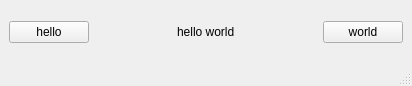
<?xml version="1.0" encoding="UTF-8"?>
<ui version="4.0">
 <class>qttest3</class>
 <widget class="QMainWindow" name="qttest3">
  <property name="geometry">
   <rect>
    <x>0</x>
    <y>0</y>
    <width>412</width>
    <height>86</height>
   </rect>
  </property>
  <property name="windowTitle">
   <string>qttest3</string>
  </property>
  <widget class="QWidget" name="centralwidget">
   <layout class="QHBoxLayout" name="horizontalLayout">
    <item>
     <widget class="QPushButton" name="pushButton_4">
      <property name="text">
       <string>hello</string>
      </property>
     </widget>
    </item>
    <item>
     <spacer name="horizontalSpacer">
      <property name="orientation">
       <enum>Qt::Horizontal</enum>
      </property>
      <property name="sizeHint" stdset="0">
       <size>
        <width>85</width>
        <height>20</height>
       </size>
      </property>
     </spacer>
    </item>
    <item>
     <widget class="QLabel" name="label_2">
      <property name="text">
       <string>hello world</string>
      </property>
     </widget>
    </item>
    <item>
     <spacer name="horizontalSpacer_2">
      <property name="orientation">
       <enum>Qt::Horizontal</enum>
      </property>
      <property name="sizeHint" stdset="0">
       <size>
        <width>84</width>
        <height>20</height>
       </size>
      </property>
     </spacer>
    </item>
    <item>
     <widget class="QPushButton" name="pushButton_3">
      <property name="text">
       <string>world</string>
      </property>
     </widget>
    </item>
   </layout>
  </widget>
  <widget class="QStatusBar" name="statusbar"/>
 </widget>
 <resources/>
 <connections/>
</ui>
